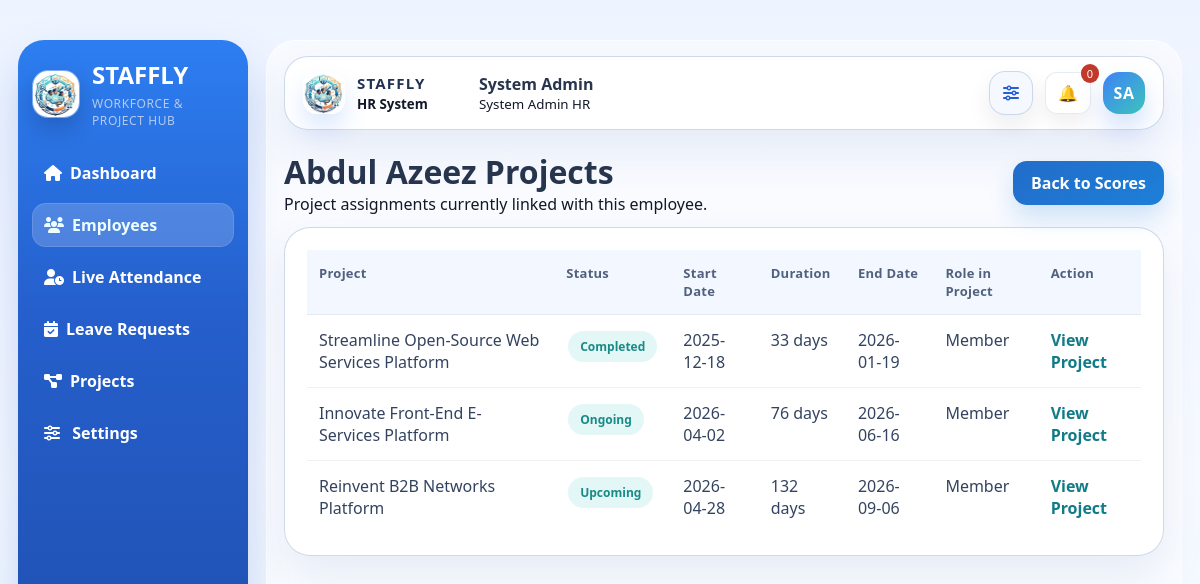
Page /employees/2/projects (signed in) on the committed database.
### models.py (models this page shows, shortened)
class User(db.Model):
    __tablename__ = "users"
    id = db.Column(db.Integer, primary_key=True)
    name = db.Column(db.String(120), nullable=False)
    email = db.Column(db.String(120), unique=True, nullable=False, index=True)
    password_hash = db.Column(db.String(255), nullable=False)
    role = db.Column(db.String(20), nullable=False, default="Employee")
    position = db.Column(db.String(120), nullable=False, default="Web Developer")
    department = db.Column(db.String(120), nullable=True)
    is_registered = db.Column(db.Boolean, nullable=False, default=False)
    security_code_hash = db.Column(db.String(255), nullable=True)
    project_start_alert = db.Column(db.Boolean, nullable=False, default=True)
    deadline_alert_30 = db.Column(db.Boolean, nullable=False, default=True)
    deadline_alert_15 = db.Column(db.Boolean, nullable=False, default=True)
    deadline_alert_10 = db.Column(db.Boolean, nullable=False, default=True)
    deadline_alert_5 = db.Column(db.Boolean, nullable=False, default=True)
    deadline_alert_1 = db.Column(db.Boolean, nullable=False, default=True)
    skills = db.relationship("Skill", secondary=employee_skills, back_populates="employees")
    resume_skills = db.relationship("Skill", secondary=resume_skills, back_populates="resume_employees")
    notifications = db.relationship("Notification", backref="user", lazy=True, cascade="all, delete-orphan")
    assignments = db.relationship("ProjectAssignment", backref="employee", lazy=True, cascade="all, delete-orphan")
    attendance_records = db.relationship("AttendanceRecord", backref="employee", lazy=True, cascade="all, delete-orphan")
    leave_requests = db.relationship("LeaveRequest", backref="employee", lazy=True, cascade="all, delete-orphan")
    daily_project_reports = db.relationship("DailyProjectReport", backref="employee", lazy=True, cascade="all, delete-orphan")
    past_performance_records = db.relationship(
        "PastProjectPerformance",
        backref="employee",
        lazy=True,
        cascade="all, delete-orphan",
    )
    feedback_records = db.relationship("ProjectFeedback", backref="employee", lazy=True, cascade="all, delete-orphan")

class ProjectAssignment(db.Model):
    __tablename__ = "project_assignments"
    __table_args__ = (
        db.UniqueConstraint("project_id", "user_id", name="uq_project_user_assignment"),
    )
    id = db.Column(db.Integer, primary_key=True)
    project_id = db.Column(db.Integer, db.ForeignKey("projects.id"), nullable=False)
    user_id = db.Column(db.Integer, db.ForeignKey("users.id"), nullable=False)
    is_team_leader = db.Column(db.Boolean, nullable=False, default=False)
    assigned_at = db.Column(db.DateTime, default=datetime.utcnow, nullable=False)

class Project(db.Model):
    __tablename__ = "projects"
    id = db.Column(db.Integer, primary_key=True)
    name = db.Column(db.String(150), nullable=False)
    description = db.Column(db.Text, nullable=True)
    status = db.Column(db.String(20), nullable=False, default="Ongoing")
    start_date = db.Column(db.Date, nullable=False, default=date.today)
    duration_days = db.Column(db.Integer, nullable=False, default=30)
    created_at = db.Column(db.DateTime, default=datetime.utcnow, nullable=False)
    required_skills = db.relationship("Skill", secondary=project_skills, back_populates="projects")
    assignments = db.relationship("ProjectAssignment", backref="project", lazy=True, cascade="all, delete-orphan")
    daily_reports = db.relationship("DailyProjectReport", backref="project", lazy=True, cascade="all, delete-orphan")
    @property
    def end_date(self):
        return self.start_date + timedelta(days=max(1, self.duration_days) - 1)
    @property
    def computed_status(self):
        today = date.today()
        if today < self.start_date:
            return "Upcoming"
        if today > self.end_date:
            return "Completed"
        return "Ongoing"

### routes/employee_routes.py (the view)
@employee_bp.route("/<int:employee_id>/projects")
@login_required
def employee_project_details(employee_id):
    unauthorized_redirect = _authorize_employee_detail_view(employee_id)
    if unauthorized_redirect:
        return unauthorized_redirect
    employee = User.query.get_or_404(employee_id)
    assignments = (
        ProjectAssignment.query
        .filter_by(user_id=employee.id)
        .order_by(ProjectAssignment.assigned_at.desc())
        .all()
    )
    return render_template(
        "employees/project_details.html",
        employee=employee,
        assignments=assignments,
    )

### app.py (called while the page is built, shortened)
def run_daily_automation(force=False):
    global LAST_DAILY_AUTOMATION_RUN
    today = date.today()
    if not force and LAST_DAILY_AUTOMATION_RUN == today:
        return

### routes/auth_routes.py (called while the page is built)
def current_user():
    user_id = session.get("user_id")
    if not user_id:
        return None
    return User.query.get(user_id)

def _admin_user_by_email(email):
    normalized_email = (email or "").strip().lower()
    if not normalized_email:
        return None
    return User.query.filter_by(role="Admin", email=normalized_email).first()

def _admin_setup_complete(email=None):
    if email:
        admin = _admin_user_by_email(email)
        return bool(admin and admin.security_code_hash)
    for admin_email in ADMIN_EMAILS:
        admin = _admin_user_by_email(admin_email)
        if not admin or not admin.security_code_hash:
            return False
    return True

def login_required(view_func):
    @wraps(view_func)
    def wrapped(*args, **kwargs):
        if not current_user():
            flash("Please login first.", "warning")
            return redirect(url_for("auth.home"))
        return view_func(*args, **kwargs)
    return wrapped

@auth_bp.app_context_processor
def inject_auth_context():
    user = current_user()
    unread = 0
    if user:
        unread = Notification.query.filter_by(user_id=user.id, is_read=False).count()
    return {
        "current_user": user,
        "unread_count": unread,
        "admin_recent_login": session.pop("admin_recent_login", False),
        "admin_setup_complete": _admin_setup_complete(),
    }

### routes/employee_routes.py (called while the page is built)
def _authorize_employee_detail_view(employee_id):
    user = current_user()
    if user.role == "Admin":
        return None
    if user.id != employee_id:
        flash("You can only view your own score details.", "warning")
        return redirect(url_for("auth.dashboard"))
    return None

### templates/employees/project_details.html (shortened to what this page needs)
{% extends "base.html" %}
{% block content %}
<div class="page-header">
    <div>
        <h1>{{ employee.name }} Projects</h1>
        <p class="page-subtitle">Project assignments currently linked with this employee.</p>
    </div>
    <a class="btn btn-secondary" href="{{ url_for('employees.overall_scores_detail', employee_id=employee.id) }}">Back to Scores</a>
</div>
<div class="card">
    <table>
        <thead>
            <tr>
                <th>Project</th>
                <th>Status</th>
                <th>Start Date</th>
                <th>Duration</th>
                <th>End Date</th>
                <th>Role in Project</th>
                <th>Action</th>
            </tr>
        </thead>
        <tbody>
            {% for assignment in assignments %}
            <tr>
                <td>{{ assignment.project.name }}</td>
                <td><span class="tag">{{ assignment.project.computed_status }}</span></td>
                <td>{{ assignment.project.start_date.strftime('%Y-%m-%d') }}</td>
                <td>{{ assignment.project.duration_days }} days</td>
                <td>{{ assignment.project.end_date.strftime('%Y-%m-%d') }}</td>
                <td>{% if assignment.is_team_leader %}Team Leader{% else %}Member{% endif %}</td>
                <td><a class="btn-link" href="{{ url_for('projects.project_detail', project_id=assignment.project.id) }}">View Project</a></td>
            </tr>
            {% else %}
            <tr><td colspan="7">No projects assigned yet.</td></tr>
            {% endfor %}
        </tbody>
    </table>
</div>
{% endblock %}

### templates/base.html (shortened to what this page needs)
﻿<!doctype html>
<html lang="en">
<head>
    <link rel="stylesheet" href="{{ url_for('static', filename='css/style.css') }}">
    <link rel="stylesheet" href="https://cdnjs.cloudflare.com/ajax/libs/font-awesome/6.5.2/css/all.min.css">
</head>
<body data-admin-authenticated="{% if current_user and current_user.role == 'Admin' %}1{% else %}0{% endif %}">
    {% if current_user %}
    <div class="app-layout">
        <aside class="sidebar">
            <div class="brand-lockup">
                <img src="{{ url_for('static', filename='img/staffly-logo.jpeg') }}" alt="STAFFLY logo" class="brand-logo">
                <div class="brand-copy">
                    <h2>STAFFLY</h2>
                    <small>Workforce & Project Hub</small>
                </div>
            </div>
            <nav class="nav-links">
                <a href="{{ url_for('auth.dashboard') }}" class="{% if request.endpoint == 'auth.dashboard' %}active-nav{% endif %}"><i class="fa-solid fa-house"></i>Dashboard</a>
                {% if current_user.role == 'Admin' %}
                <a href="{{ url_for('employees.list_employees') }}" class="{% if request.endpoint in ['employees.list_employees', 'employees.add_employee', 'employees.employee_detail', 'employees.overall_scores_detail', 'employees.attendance_detail', 'employees.performance_detail', 'employees.skill_score_detail', 'employees.employee_project_details'] %}active-nav{% endif %}"><i class="fa-solid fa-users"></i>Employees</a>
                <a href="{{ url_for('employees.live_attendance') }}" class="{% if request.endpoint == 'employees.live_attendance' %}active-nav{% endif %}"><i class="fa-solid fa-user-clock"></i>Live Attendance</a>
                <a href="{{ url_for('employees.admin_leave_requests') }}" class=""><i class="fa-solid fa-calendar-check"></i>Leave Requests</a>
                {% endif %}
                <a href="{{ url_for('projects.list_projects') }}" class=""><i class="fa-solid fa-diagram-project"></i>{% if current_user.role == 'Admin' %}Projects{% else %}My Projects{% endif %}</a>
                <a href="{{ url_for('auth.settings') }}" class="{% if request.endpoint == 'auth.settings' %}active-nav{% endif %}"><i class="fa-solid fa-sliders"></i> Settings</a>
            </nav>
        </aside>
        <main class="main-content">
            <header class="topbar">
                <div class="topbar-brand">
                    <img src="{{ url_for('static', filename='img/staffly-logo.jpeg') }}" alt="STAFFLY logo" class="topbar-brand-logo">
                    <div class="topbar-brand-copy">
                        <strong>STAFFLY</strong>
                        <small>HR System</small>
                    </div>
                </div>
                <div class="topbar-user">
                    <strong>{{ current_user.name }}</strong>
                    {% if current_user.role == 'Admin' %}
                    <small>System Admin HR</small>
                    {% else %}
                    <small>{{ current_user.position }} | {{ current_user.role }}</small>
                    {% endif %}
                </div>
                <div class="topbar-actions">
                    <a class="topbar-icon-btn" href="{{ url_for('auth.settings') }}" title="Open settings" aria-label="Open settings">
                        <i class="fa-solid fa-sliders"></i>
                    </a>
                    <div class="notification-wrapper">
                        <a id="notificationBellLink" class="bell-btn bell-link" href="{{ url_for('projects.notifications_page') }}" title="Open all notifications" aria-label="Open all notifications">🔔</a>
                        <button id="notificationCountBtn" class="notification-count-btn notification-badge-btn" type="button" title="Show unread notifications" aria-label="Show unread notifications">
                            <span id="notificationCount">{{ unread_count }}</span>
                        </button>
                    </div>
                    <div class="profile-menu-wrap">
                    <button id="profileMenuToggle" class="topbar-avatar topbar-avatar-btn" type="button" aria-expanded="false" aria-controls="profileMenuPanel" aria-label="Open profile menu">
                        {{ current_user.name.split()[0][0] }}{% if current_user.name.split()|length > 1 %}{{ current_user.name.split()[-1][0] }}{% endif %}
                    </button>
                    </div>
                </div>
            </header>
            {% block content %}{% endblock %}
        </main>
    </div>
    {% else %}
        {% block public_content %}{% endblock %}
    {% endif %}
</body>
</html>

### rows in the picture
User: name "System Admin", name "S", name "A"
User: name "Abdul Azeez"
ProjectAssignment: project.name "Streamline Open-Source Web Services Platform", project.computed_status "Completed", project.start_date "2025-12-18", project.duration_days "33", project.end_date "2026-01-19", is_team_leader "Member"
ProjectAssignment: project.name "Innovate Front-End E-Services Platform", project.computed_status "Ongoing", project.start_date "2026-04-02", project.duration_days "76", project.end_date "2026-06-16", is_team_leader "Member"
ProjectAssignment: project.name "Reinvent B2B Networks Platform", project.computed_status "Upcoming", project.start_date "2026-04-28", project.duration_days "132", project.end_date "2026-09-06", is_team_leader "Member"

### other values in the picture
{{ unread_count }} "0"
